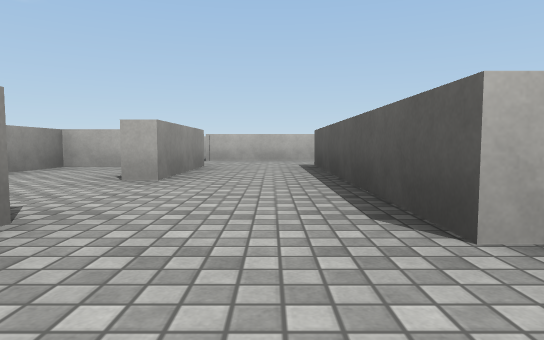
view 1 (above)

16 first-person views from a walk through a Unity game level. The camera is 0.29 m above the floor, tilts 4° down and sees 75° across. The floor is counted in squares, 1 m on a side. Each view is taken from the middle of a square. On the plan, view 1 faces up. The plan holds only what a view shows up to about 9 squares ahead; the rest is blank. The place goes on beyond the plan. The player character is not drawn. Some surface patterns are stand-ins.

view 2
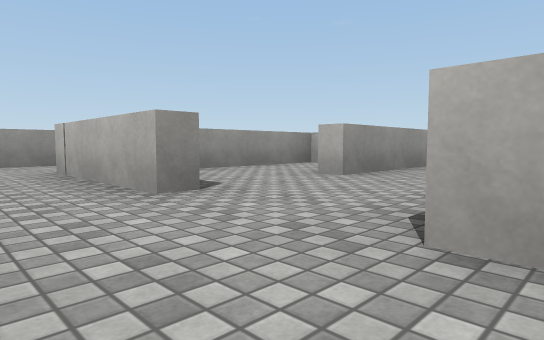

view 3
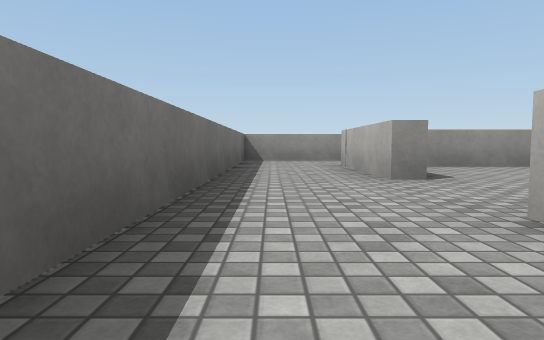

view 4
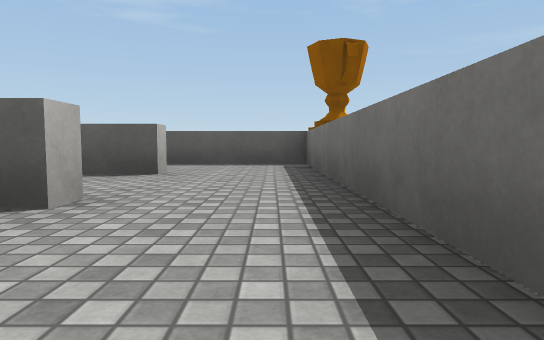

view 5
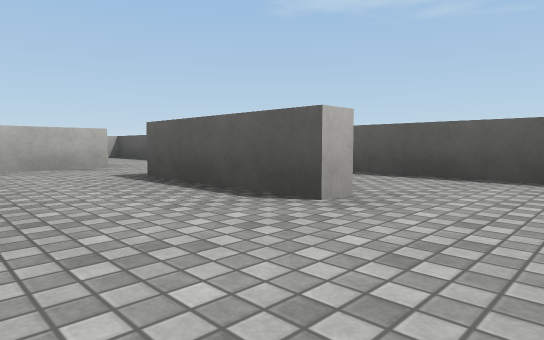

view 6
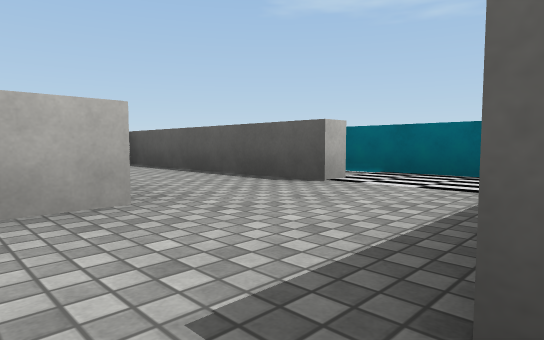

view 7
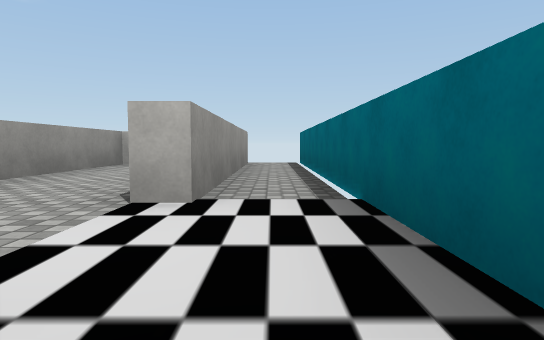

view 8
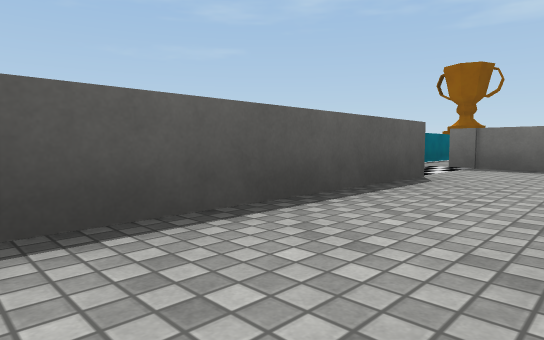

view 9
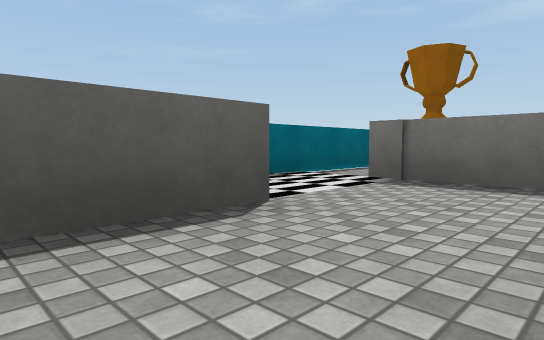

view 10
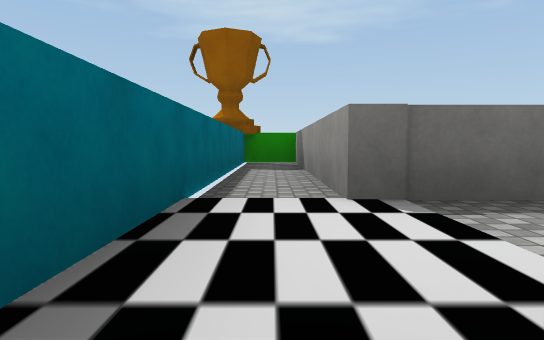

view 11
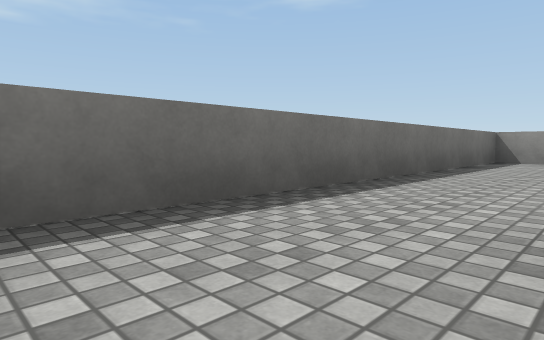

view 12
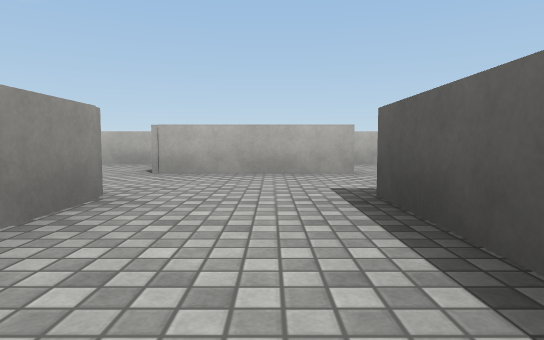

view 13
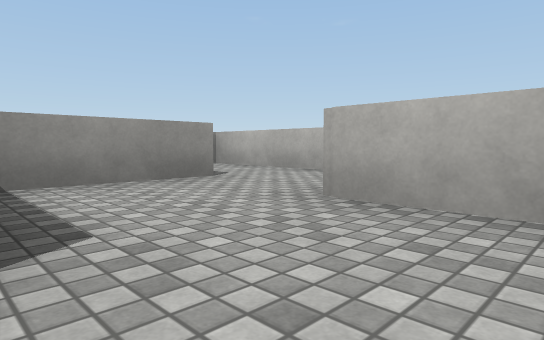

view 14
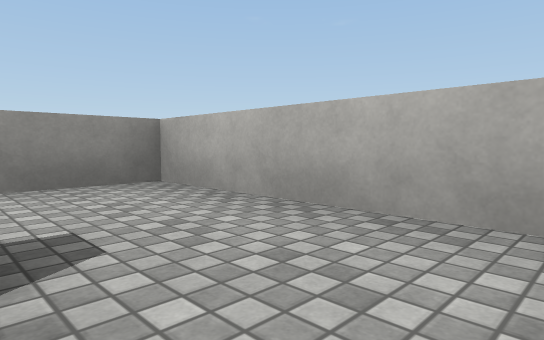

view 15
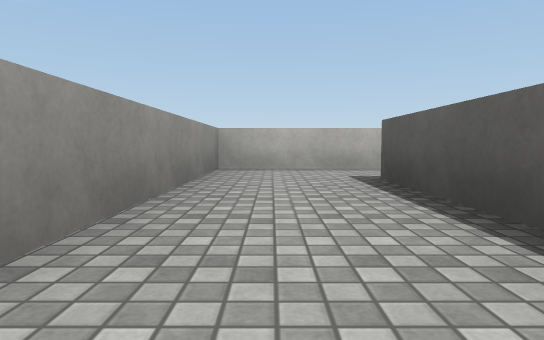

view 16
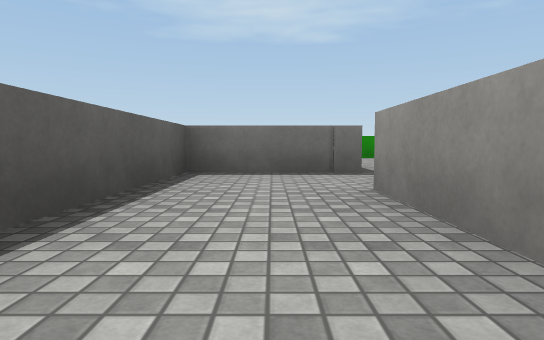

### Floor plan
Points are (right, up) in squares from view 1. A wall is a line through its corners. A room is listed if a view was taken in it or the views show most of it. See-through windows are left out.
Room 1 (views 1, 2, 5, 12, 13)
walls: (1, 1) (0.6, 1) (0.6, 5.1); (-0.9, 5.1) (-0.9, 2.9); (-0.5, -0.5) (1.5, -0.5); (0.9, 6.6) (-1.2, 6.6)
ways out: opening at (1, 0.5) to room 2; opening at (0, 0) to room 3; opening at (-1, 6) to room 6; opening at (-1, 2) to room 8
Room 2 (views 3, 11)
walls: (1.5, -0.5) (4.3, -0.5) (4.3, 2.1)
ways out: opening at (1, 0.5) to room 1; opening at (2, 2.5) to room 4
Room 3 (view 4)
walls: (-4.7, 1.5) (-4.7, -0.5) (-0.5, -0.5); (-0.9, 1) (-3.1, 1)
ways out: opening at (0, 0) to room 1
Room 4 (views 6, 8, 9)
walls: (2.8, 4.7) (1.5, 4.7); (4.3, 4.6) (4.3, 8.4) (2.7, 8.4) (2.7, 5.9); (2.5, 1.1) (2.5, 3.2)
ways out: opening at (2, 2.5) to room 2; opening at (4, 4) to room 5
Room 5 (views 7, 10)
walls: (3.2, 3.2) (4.6, 3.2) (4.6, -0.8); (4.6, 8.6) (4.6, 4.6); (5.5, -0.8) (5.5, 8.9); (4.5, -1) (5.5, -1)
ways out: opening at (4, 4) to room 4
Room 6 (views 14, 16)
walls: (-2.8, 7) (-2.8, 5.2); (-1.5, 8.4) (-4.7, 8.4) (-4.7, 4.6); (-3.1, 4.4) (-3.1, 7)
ways out: opening at (-1, 6) to room 1; opening at (-4, 5.5) to room 7
Room 7 (view 15)
walls: (-5, 3.2) (-3.1, 3.2) (-3.1, 4.4)
ways out: opening at (-4, 5.5) to room 6; opening at (-5, 4)
Room 8 (no view inside)
walls: (-2, 4.7) (-2.8, 4.7) (-2.8, 2)
ways out: opening at (-1, 2) to room 1

Positions as (right, up) in squares from view 1, and headings:
1: (0, 0), facing up
2: (1, 0), facing up-left
3: (2, 0), facing left
4: (-1, 0), facing right
5: (1, 0), facing up-right
6: (2, 3), facing up-right
7: (5, 3), facing up
8: (3, 8), facing down-right
9: (3, 6), facing down-right
10: (5, 5), facing down
11: (2, 1), facing down-left
12: (0, 3), facing up
13: (0, 5), facing up-left
14: (-2, 7), facing up-left
15: (-4, 4), facing up
16: (-4, 7), facing down
